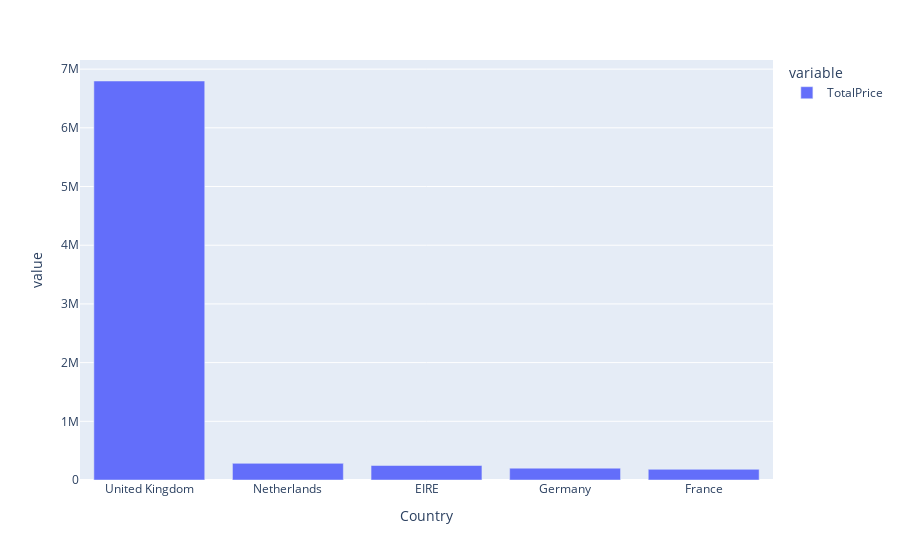

Notebook code cell kept with this figure:
### Markdown cell above
### Задание 4.4

Постройте визуализацию и выделите топ-3 стран, клиенты из которых приносят компании больше всего выручки:

### Code cell
country_df = data[['Country', 'TotalPrice']]

country_df = country_df.groupby('Country').sum()
country_df = country_df.sort_values('TotalPrice', ascending=False)
display(country_df.head())
fig = px.bar(country_df.head())
fig.show()

### Figure 1 — Plotly figure (JSON) as saved in the notebook; plotly's stock layout.template omitted (floating-point values rounded to 4 significant figures)
{"data": [{"alignmentgroup": "True", "hovertemplate": "variable=TotalPrice<br>Country=%{x}<br>value=%{y}<extra></extra>", "legendgroup": "TotalPrice", "marker": {"color": "#636efa", "pattern": {"shape": ""}}, "name": "TotalPrice", "offsetgroup": "TotalPrice", "orientation": "v", "showlegend": true, "textposition": "auto", "type": "bar", "x": ["United Kingdom", "Netherlands", "EIRE", "Germany", "France"], "xaxis": "x", "y": [6798000.0, 283400.0, 247100.0, 201500.0, 181500.0], "yaxis": "y"}], "layout": {"barmode": "relative", "legend": {"title": {"text": "variable"}, "tracegroupgap": 0}, "margin": {"t": 60}, "xaxis": {"anchor": "y", "domain": [0, 1], "title": {"text": "Country"}}, "yaxis": {"anchor": "x", "domain": [0, 1], "title": {"text": "value"}}}}
